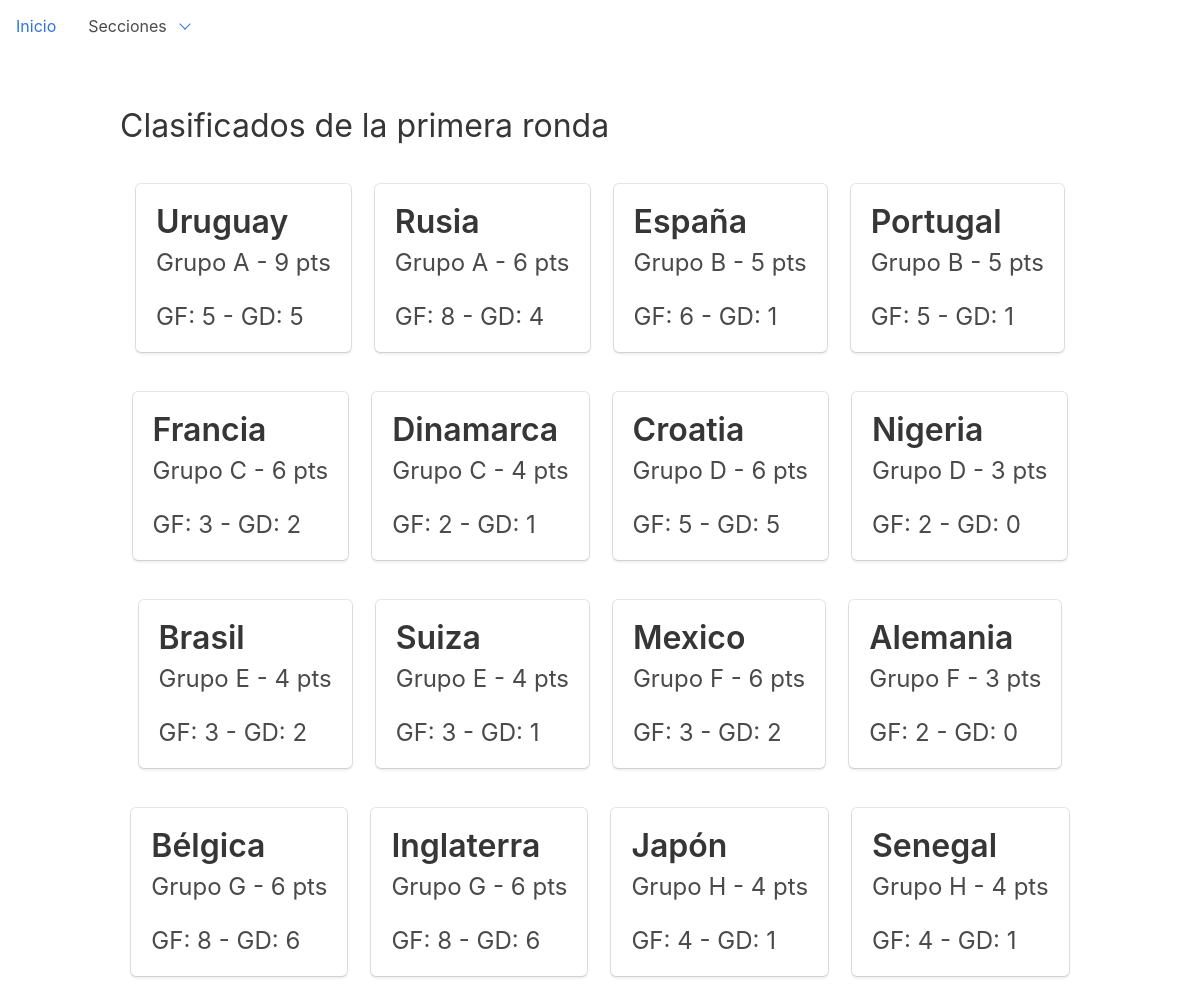
The page /dashboard/rounds/eight on the database as committed earlier.
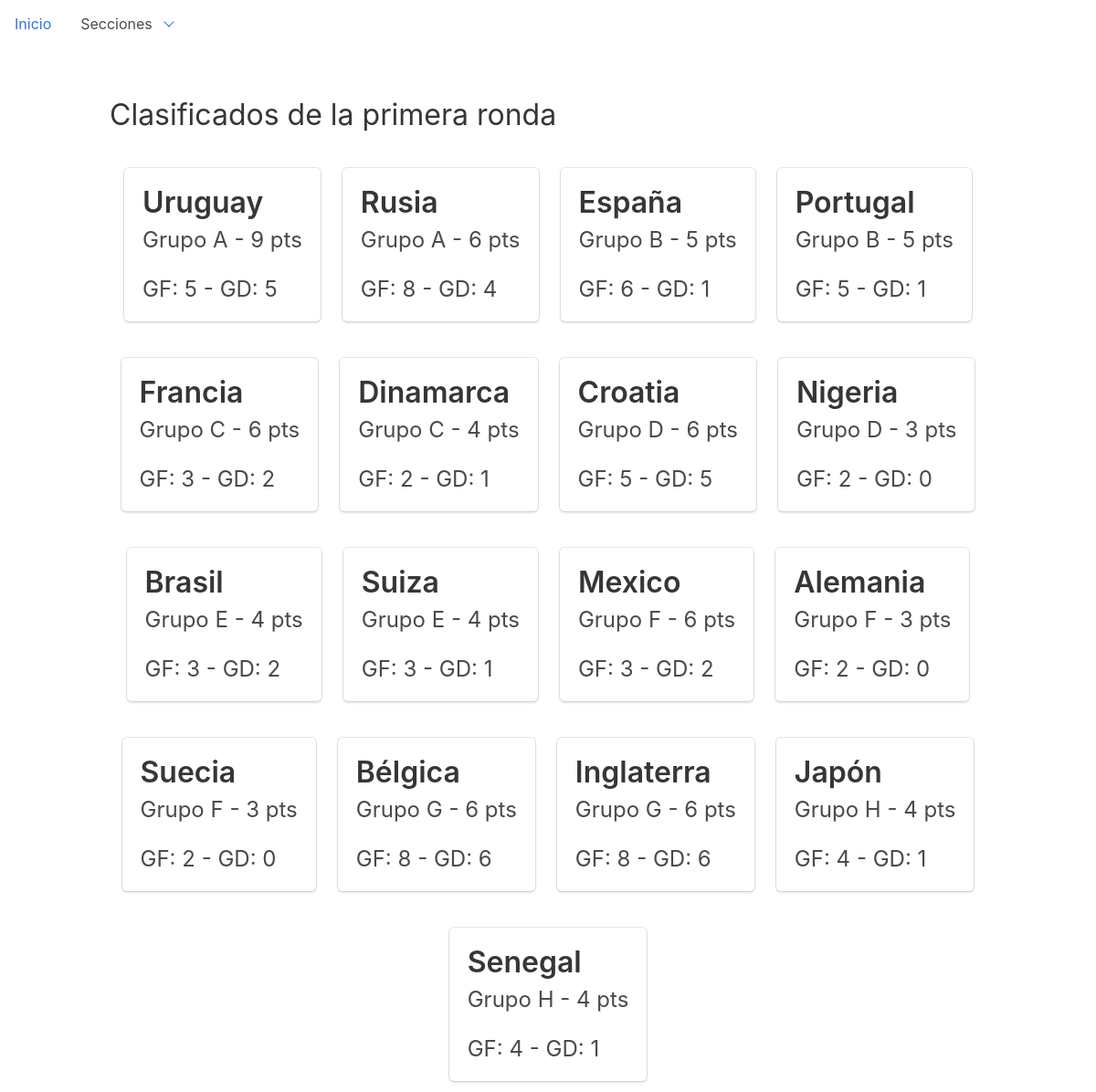
The same page on the database as committed later.
### dashboard/models.py (models this page shows, shortened)
class Round(models.Model):
    ROUND_CHOICES = (
        ('1', 'Primera fase'),
        ('2', 'Octavos'),
        ('3', 'Cuarto'),
        ('4', 'Semifinales'),
        ('5', 'Tercer lugar'),
        ('6', 'Finales'),
    )
    stage = models.CharField(choices=ROUND_CHOICES, max_length=1, default='1')
    played_matches = models.IntegerField(default=0)
    won = models.IntegerField(default=0)
    draw = models.IntegerField(default=0)
    lose = models.IntegerField(default=0)
    points = models.IntegerField(default=0)
    goals_for = models.IntegerField(default=0)
    goals_against = models.IntegerField(default=0)
    goals_difference = models.IntegerField(default=0)
    position = models.CharField(default="", max_length=24)
    done = models.BooleanField(default=False)
    team = models.ForeignKey('Team', on_delete=models.DO_NOTHING)
    class Meta:
        ordering = ["stage", "team__group"]

class Team(models.Model):
    GROUP_CHOICES = (
        ('A', 'Grupo A'),
        ('B', 'Grupo B'),
        ('C', 'Grupo C'),
        ('D', 'Grupo D'),
        ('E', 'Grupo E'),
        ('F', 'Grupo F'),
        ('G', 'Grupo G'),
        ('H', 'Grupo H'),
    )
    group = models.CharField(choices=GROUP_CHOICES, max_length=1, null=True, default='A')
    name = models.CharField(max_length=32)
    code = models.CharField(max_length=32)
    cups = models.IntegerField(default=0)
    finals = models.IntegerField(default=0)
    semifinals = models.IntegerField(default=0)
    class Meta:
        ordering = ["name"]

### dashboard/views.py (the view)
def qualified_eight(request):
    qualified_list = Round.objects.filter(Q(position__startswith="Primero") | Q(position__startswith="Segundo")).order_by("team__group", "position")
    template = loader.get_template('dashboard/qualified_oficial.html')
    context = {
        'qualified_list': qualified_list,
    }
    return HttpResponse(template.render(context, request))

### templates/dashboard/qualified_oficial.html (shortened to what this page needs)
{% extends 'base.html' %}
{% block content %}
    <h1 class="title">Clasificados de la primera ronda</h1>
    <div class="columns is-mobile is-multiline is-centered">
        {% for qualified in qualified_list %}
            <div class="column is-narrow">
                <p class="bd-notification is-primary">
                <div class="box text-center">
                    <p class="title is-3">{{ qualified.team.name }}</p>
                    <p class="subtitle is-4">{{ qualified.team.get_group_display }} - {{ qualified.points }} pts</p>
                    <p class="subtitle is-4">GF: {{ qualified.goals_for }} - GD: {{ qualified.goals_difference }}</p>
                </div>
            </div>
        {% endfor %}
    </div>
{% endblock %}

Rows that differ between the two databases and show on the page:
now on this page (row edited): Round: team.name "Suecia", team.group "Grupo F", points "3", goals_for "2", goals_difference "0"
